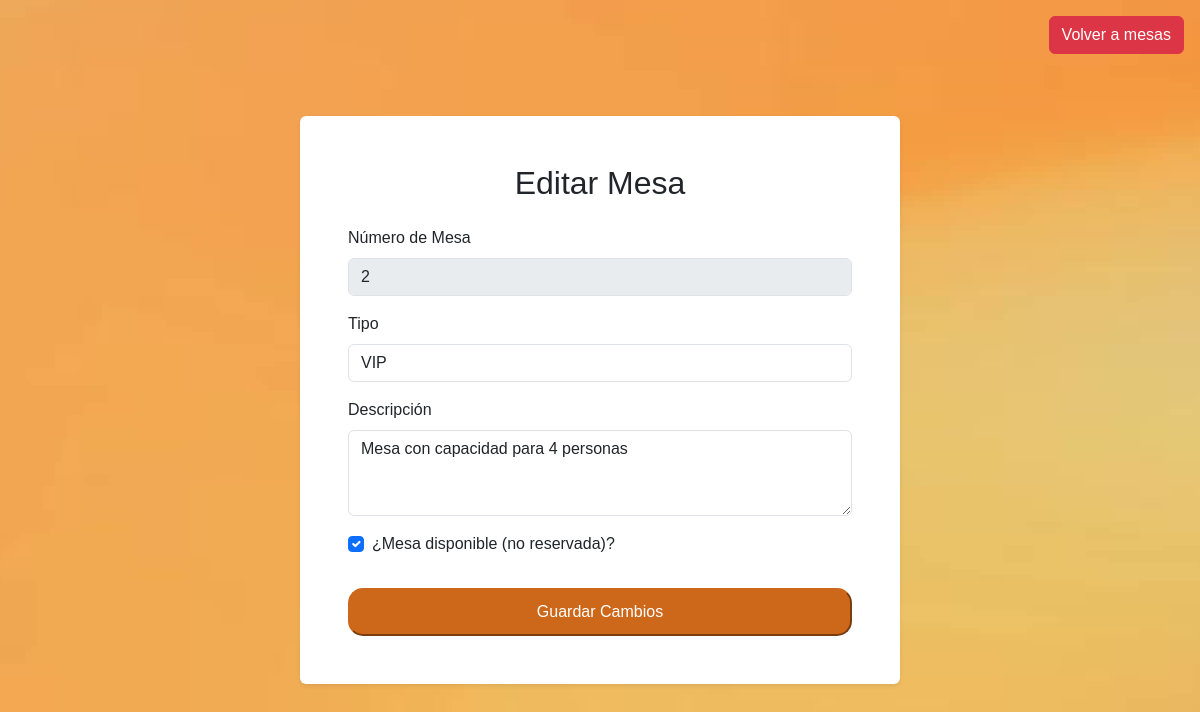
/mesas/editar/2/ (signed in), run on the app's committed database.
### myapp/models.py (models this page shows)
class Mesa(models.Model):
    idMesa = models.AutoField(primary_key=True)
    tipo = models.CharField(max_length=200, blank=True, null=True)  # Nueva descripción
    numero = models.IntegerField(null=True, blank=True)
    descripcion = models.CharField(max_length=200, blank=True, null=True)  # Nueva descripción
    visible = models.BooleanField(default=True)  # Nuevo campo
    disponible = models.BooleanField(default=True)  # Nuevo campo

### myapp/views/viewsMesa.py (the view)
# urls.py: path('mesas/editar/<int:producto_id>/', viewsMesa.editar_mesa, name='editar_mesa'),
@login_required
def editar_mesa(request, producto_id):
    mesa = get_object_or_404(Mesa, pk=producto_id)
    if request.method == 'POST':
        mesa.tipo = request.POST.get('tipo')
        mesa.descripcion = request.POST.get('descripcion')
        mesa.disponible = 'disponible' in request.POST
        mesa.save()
        return redirect('mesas')
    return render(request, 'editar_mesa.html', {'mesa': mesa})

### myapp/templates/editar_mesa.html (shortened to what this page needs)
{% load static %}
<!DOCTYPE html>
<html lang="es">
<head>
    <link href="https://cdn.jsdelivr.net/npm/bootstrap@5.3.3/dist/css/bootstrap.min.css" rel="stylesheet">
    <link rel="stylesheet" type="text/css" href="{% static 'css/editarProducto.css' %}">
</head>
<body class="bg-primary d-flex align-items-center justify-content-center vh-100">
    <div class="volver-btn position-absolute top-0 end-0 m-3">
        <a href="{% url 'mesas' %}" class="btn btn-danger">
             Volver a mesas
        </a>
    </div>
    <article class="bg-white p-4 p-md-5 rounded shadow-sm w-100" style="max-width: 600px;">
        <h2 class="text-center mb-4">Editar Mesa</h2>
        <form method="POST">
            <div class="mb-3">
                <label for="numero" class="form-label">Número de Mesa</label>
                <input type="number" class="form-control" id="numero" value="{{ mesa.numero }}" disabled>
            </div>
            <div class="mb-3">
              <label for="tipo" class="form-label">Tipo</label>
             <select class="form-control" name="tipo" id="tipo" required>
              <option value="VIP" {% if mesa.tipo == "VIP" %}selected{% endif %}>VIP</option>
            </select>
            </div>
            <div class="mb-3">
                <label for="descripcion" class="form-label">Descripción</label>
                <textarea class="form-control" name="descripcion" id="descripcion" rows="3">{{ mesa.descripcion }}</textarea>
            </div>
            <div class="form-check mb-3">
                <input type="checkbox" class="form-check-input" name="disponible" id="disponible" {% if mesa.disponible %}checked{% endif %}>
                <label class="form-check-label" for="disponible">¿Mesa disponible (no reservada)?</label>
            </div>
            <button type="submit" class="btn-primary w-100 mt-3">Guardar Cambios</button>
        </form>
    </article>
</body>
</html>

### myapp/static/css/editarProducto.css (style rules this page uses)
body { font-family: sans-serif; background-image: url('../img/Fondo2.jpg'); background-size: cover; background-position: center center; }
.btn-primary { color: white; background-color: #cd681b; border-color: #cd681b; padding: 10px 18px; border-radius: 15px; font-size: 1rem; }

### data on the page
Mesa: numero "2", tipo "VIP", descripcion "Mesa con capacidad para 4 personas", disponible "☑"
